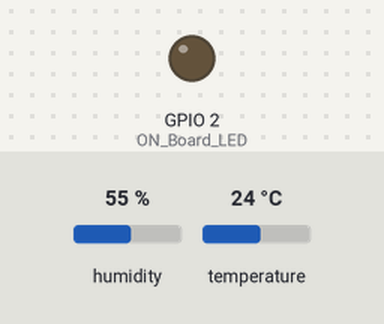
The sketch below on a simulated ESP8266 (NodeMCU). Parts: output pins drawn as LEDs (lit = HIGH). Inputs (shaded band) come from the test bench; at power-on: humidity 55 %, temperature 24 °C. WiFi joins after 1.5 s; servers stay silent unless stated; uploads are accepted with an empty reply; what the sketch prints to the serial monitor is not drawn.

Above: at 0.0 s.
At 2.3 s:
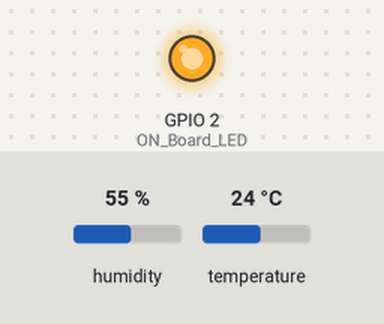
Timing chart, 0 to 3.8 s (numbered marks = the images above):
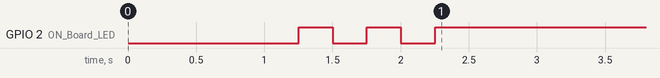

The sketch:

DHT.ino
```cpp
#include <ESP8266WiFi.h>
#include <WiFiClientSecure.h>
#include "DHT.h"
#define DHTTYPE DHT11 //--> Defines the type of DHT sensor used (DHT11, DHT21, and DHT22), in this project the sensor used is DHT11.
const int DHTPin = 5; //--> The pin used for the DHT11 sensor is Pin D1 = GPIO5
DHT dht(DHTPin, DHTTYPE); //--> Initialize DHT sensor, DHT dht(Pin_used, Type_of_DHT_Sensor);
#define ON_Board_LED 2  //--> Defining an On Board LED, used for indicators when the process of connecting to a wifi router

//----------------------------------------SSID and Password of your WiFi router.
const char* ssid = "hac"; //--> Your wifi name or SSID.
const char* password = "hac123456"; //--> Your wifi password.
//----------------------------------------

//----------------------------------------Host & httpsPort
const char* host = "script.google.com";
const int httpsPort = 443;
//----------------------------------------

WiFiClientSecure client; //--> Create a WiFiClientSecure object.

String GAS_ID = "AKfycbwojuQSO0VUbvFJVYXEfX0FbdWaxo2CY5rXRBlzjAAwbFj3sfJ7tJC4rvwLtm6zsZ1U"; //--> spreadsheet script ID

//============================================================================== void setup
void setup() {
  // put your setup code here, to run once:
  Serial.begin(115200);
  delay(500);

  dht.begin();  //--> Start reading DHT11 sensors
  delay(500);

  WiFi.begin(ssid, password); //--> Connect to your WiFi router
  Serial.println("");

  pinMode(ON_Board_LED,OUTPUT); //--> On Board LED port Direction output
  digitalWrite(ON_Board_LED, HIGH); //--> Turn off Led On Board

  //----------------------------------------Wait for connection
  Serial.print("Connecting");
  while (WiFi.status() != WL_CONNECTED) {
    Serial.print(".");
    //----------------------------------------Make the On Board Flashing LED on the process of connecting to the wifi router.
    digitalWrite(ON_Board_LED, LOW);
    delay(250);
    digitalWrite(ON_Board_LED, HIGH);
    delay(250);
    //----------------------------------------
  }
  //----------------------------------------
  digitalWrite(ON_Board_LED, HIGH); //--> Turn off the On Board LED when it is connected to the wifi router.
  //----------------------------------------If successfully connected to the wifi router, the IP Address that will be visited is displayed in the serial monitor
  Serial.println("");
  Serial.print("Successfully connected to : ");
  Serial.println(ssid);
  Serial.print("IP address: ");
  Serial.println(WiFi.localIP());
  Serial.println();
  //----------------------------------------

  client.setInsecure();
}
//==============================================================================
//============================================================================== void loop
void loop() {
  // Reading temperature or humidity takes about 250 milliseconds!
  // Sensor readings may also be up to 2 seconds 'old' (its a very slow sensor)

  int h = dht.readHumidity();
  float t = dht.readTemperature();


  if (isnan(h) || isnan(t)) {
    Serial.println("Failed to read from DHT sensor !");
    delay(500);
    return;
  }
  String Temp = "Temperature : " + String(t) + " °C";
  String Humi = "Humidity : " + String(h) + " %";
  Serial.println(Temp);
  Serial.println(Humi);

  sendData(t, h); //--> Calls the sendData Subroutine
}
//==============================================================================
//============================================================================== void sendData
// Subroutine for sending data to Google Sheets
void sendData(float tem, int hum) {
  Serial.println("==========");
  Serial.print("connecting to ");
  Serial.println(host);

  //----------------------------------------Connect to Google host
  if (!client.connect(host, httpsPort)) {
    Serial.println("connection failed");
    return;
  }
  //----------------------------------------

  //----------------------------------------Processing data and sending data
  String string_temperature =  String(tem);
  // String string_temperature =  String(tem, DEC);
  String string_humidity =  String(hum, DEC);
  String url = "/macros/s/" + GAS_ID + "/exec?temperature=" + string_temperature + "&humidity=" + string_humidity;
  Serial.print("requesting URL: ");
  Serial.println(url);

  client.print(String("GET ") + url + " HTTP/1.1\r\n" +
         "Host: " + host + "\r\n" +
         "User-Agent: BuildFailureDetectorESP8266\r\n" +
         "Connection: close\r\n\r\n");

  Serial.println("request sent");
  //----------------------------------------

  //----------------------------------------Checking whether the data was sent successfully or not
  while (client.connected()) {
    String line = client.readStringUntil('\n');
    if (line == "\r") {
      Serial.println("headers received");
      break;
    }
  }
  String line = client.readStringUntil('\n');
  if (line.startsWith("{\"state\":\"success\"")) {
    Serial.println("esp8266/Arduino CI successfull!");
  } else {
    Serial.println("esp8266/Arduino CI has failed");
  }
  Serial.print("reply was : ");
  Serial.println(line);
  Serial.println("closing connection");
  Serial.println("==========");
  Serial.println();
  //----------------------------------------
}
//==============================================================================
```
